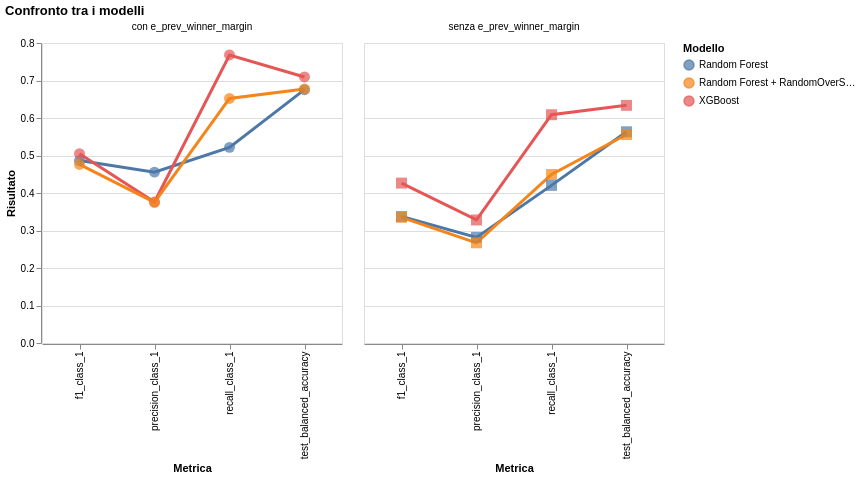

Vega-Lite specification for this chart:
### Vega-Lite specification from a JSON file in a GitHub repository (floating-point values rounded to 4 significant figures)
{"usermeta": {"embedOptions": {"theme": "fivethirtyeight"}}, "config": {"view": {"continuousWidth": 300, "continuousHeight": 300}}, "data": {"name": "data-de56f5fbc27bbbcb8915bfe5f411cd9f"}, "facet": {"column": {"field": "feature_set_label", "title": "", "type": "nominal"}}, "spec": {"layer": [{"mark": {"type": "line", "strokeWidth": 3}, "encoding": {"color": {"field": "classifier", "title": "Modello", "type": "nominal"}, "x": {"field": "metric", "title": "Metrica", "type": "nominal"}, "y": {"field": "value", "title": "Risultato", "type": "quantitative"}}, "transform": [{"filter": {"field": "metric", "oneOf": ["test_balanced_accuracy", "precision_class_1", "recall_class_1", "f1_class_1"]}}]}, {"mark": {"type": "point", "filled": true, "size": 120}, "encoding": {"color": {"field": "classifier", "title": "Modello", "type": "nominal"}, "shape": {"field": "feature_set_label", "legend": null, "type": "nominal"}, "x": {"field": "metric", "title": "Metrica", "type": "nominal"}, "y": {"field": "value", "title": "Risultato", "type": "quantitative"}}, "transform": [{"filter": {"field": "metric", "oneOf": ["test_balanced_accuracy", "precision_class_1", "recall_class_1", "f1_class_1"]}}]}], "width": 300}, "spacing": 20, "title": "Confronto tra i modelli", "$schema": "https://vega.github.io/schema/vega-lite/v5.20.1.json", "datasets": {"data-de56f5fbc27bbbcb8915bfe5f411cd9f": [{"feature_set": "with_e_prev_winner_margin", "classifier": "Random Forest", "metric": "cv_balanced_accuracy", "value": 0.784, "feature_set_label": "con e_prev_winner_margin"}, {"feature_set": "with_e_prev_winner_margin", "classifier": "XGBoost", "metric": "cv_balanced_accuracy", "value": 0.807, "feature_set_label": "con e_prev_winner_margin"}, {"feature_set": "with_e_prev_winner_margin", "classifier": "Random Forest + RandomOverSampler", "metric": "cv_balanced_accuracy", "value": 0.787, "feature_set_label": "con e_prev_winner_margin"}, {"feature_set": "without_e_prev_winner_margin", "classifier": "Random Forest", "metric": "cv_balanced_accuracy", "value": 0.761, "feature_set_label": "senza e_prev_winner_margin"}, {"feature_set": "without_e_prev_winner_margin", "classifier": "XGBoost", "metric": "cv_balanced_accuracy", "value": null, "feature_set_label": "senza e_prev_winner_margin"}, {"feature_set": "without_e_prev_winner_margin", "classifier": "Random Forest + RandomOverSampler", "metric": "cv_balanced_accuracy", "value": 0.784, "feature_set_label": "senza e_prev_winner_margin"}, {"feature_set": "with_e_prev_winner_margin", "classifier": "Random Forest", "metric": "test_balanced_accuracy", "value": 0.6756, "feature_set_label": "con e_prev_winner_margin"}, {"feature_set": "with_e_prev_winner_margin", "classifier": "XGBoost", "metric": "test_balanced_accuracy", "value": 0.7095, "feature_set_label": "con e_prev_winner_margin"}, {"feature_set": "with_e_prev_winner_margin", "classifier": "Random Forest + RandomOverSampler", "metric": "test_balanced_accuracy", "value": 0.6773, "feature_set_label": "con e_prev_winner_margin"}, {"feature_set": "without_e_prev_winner_margin", "classifier": "Random Forest", "metric": "test_balanced_accuracy", "value": 0.5633, "feature_set_label": "senza e_prev_winner_margin"}, {"feature_set": "without_e_prev_winner_margin", "classifier": "XGBoost", "metric": "test_balanced_accuracy", "value": 0.6337, "feature_set_label": "senza e_prev_winner_margin"}, {"feature_set": "without_e_prev_winner_margin", "classifier": "Random Forest + RandomOverSampler", "metric": "test_balanced_accuracy", "value": 0.556, "feature_set_label": "senza e_prev_winner_margin"}, {"feature_set": "with_e_prev_winner_margin", "classifier": "Random Forest", "metric": "accuracy", "value": 0.7632, "feature_set_label": "con e_prev_winner_margin"}, {"feature_set": "with_e_prev_winner_margin", "classifier": "XGBoost", "metric": "accuracy", "value": 0.676, "feature_set_label": "con e_prev_winner_margin"}, {"feature_set": "with_e_prev_winner_margin", "classifier": "Random Forest + RandomOverSampler", "metric": "accuracy", "value": 0.6916, "feature_set_label": "con e_prev_winner_margin"}, {"feature_set": "without_e_prev_winner_margin", "classifier": "Random Forest", "metric": "accuracy", "value": 0.6449, "feature_set_label": "senza e_prev_winner_margin"}, {"feature_set": "without_e_prev_winner_margin", "classifier": "XGBoost", "metric": "accuracy", "value": 0.648, "feature_set_label": "senza e_prev_winner_margin"}, {"feature_set": "without_e_prev_winner_margin", "classifier": "Random Forest + RandomOverSampler", "metric": "accuracy", "value": 0.6168, "feature_set_label": "senza e_prev_winner_margin"}, {"feature_set": "with_e_prev_winner_margin", "classifier": "Random Forest", "metric": "precision_class_0", "value": 0.8636, "feature_set_label": "con e_prev_winner_margin"}, {"feature_set": "with_e_prev_winner_margin", "classifier": "XGBoost", "metric": "precision_class_0", "value": 0.9111, "feature_set_label": "con e_prev_winner_margin"}, {"feature_set": "with_e_prev_winner_margin", "classifier": "Random Forest + RandomOverSampler", "metric": "precision_class_0", "value": 0.8806, "feature_set_label": "con e_prev_winner_margin"}, {"feature_set": "without_e_prev_winner_margin", "classifier": "Random Forest", "metric": "precision_class_0", "value": 0.8165, "feature_set_label": "senza e_prev_winner_margin"}, {"feature_set": "without_e_prev_winner_margin", "classifier": "XGBoost", "metric": "precision_class_0", "value": 0.8601, "feature_set_label": "senza e_prev_winner_margin"}, {"feature_set": "without_e_prev_winner_margin", "classifier": "Random Forest + RandomOverSampler", "metric": "precision_class_0", "value": 0.8146, "feature_set_label": "senza e_prev_winner_margin"}, {"feature_set": "with_e_prev_winner_margin", "classifier": "Random Forest", "metric": "recall_class_0", "value": 0.8294, "feature_set_label": "con e_prev_winner_margin"}, {"feature_set": "with_e_prev_winner_margin", "classifier": "XGBoost", "metric": "recall_class_0", "value": 0.6508, "feature_set_label": "con e_prev_winner_margin"}, {"feature_set": "with_e_prev_winner_margin", "classifier": "Random Forest + RandomOverSampler", "metric": "recall_class_0", "value": 0.7024, "feature_set_label": "con e_prev_winner_margin"}, {"feature_set": "without_e_prev_winner_margin", "classifier": "Random Forest", "metric": "recall_class_0", "value": 0.7063, "feature_set_label": "senza e_prev_winner_margin"}, {"feature_set": "without_e_prev_winner_margin", "classifier": "XGBoost", "metric": "recall_class_0", "value": 0.6587, "feature_set_label": "senza e_prev_winner_margin"}, {"feature_set": "without_e_prev_winner_margin", "classifier": "Random Forest + RandomOverSampler", "metric": "recall_class_0", "value": 0.6627, "feature_set_label": "senza e_prev_winner_margin"}, {"feature_set": "with_e_prev_winner_margin", "classifier": "Random Forest", "metric": "f1_class_0", "value": 0.8462, "feature_set_label": "con e_prev_winner_margin"}, {"feature_set": "with_e_prev_winner_margin", "classifier": "XGBoost", "metric": "f1_class_0", "value": 0.7593, "feature_set_label": "con e_prev_winner_margin"}, {"feature_set": "with_e_prev_winner_margin", "classifier": "Random Forest + RandomOverSampler", "metric": "f1_class_0", "value": 0.7815, "feature_set_label": "con e_prev_winner_margin"}, {"feature_set": "without_e_prev_winner_margin", "classifier": "Random Forest", "metric": "f1_class_0", "value": 0.7574, "feature_set_label": "senza e_prev_winner_margin"}, {"feature_set": "without_e_prev_winner_margin", "classifier": "XGBoost", "metric": "f1_class_0", "value": 0.7461, "feature_set_label": "senza e_prev_winner_margin"}, {"feature_set": "without_e_prev_winner_margin", "classifier": "Random Forest + RandomOverSampler", "metric": "f1_class_0", "value": 0.7309, "feature_set_label": "senza e_prev_winner_margin"}, {"feature_set": "with_e_prev_winner_margin", "classifier": "Random Forest", "metric": "precision_class_1", "value": 0.4557, "feature_set_label": "con e_prev_winner_margin"}, {"feature_set": "with_e_prev_winner_margin", "classifier": "XGBoost", "metric": "precision_class_1", "value": 0.3759, "feature_set_label": "con e_prev_winner_margin"}, {"feature_set": "with_e_prev_winner_margin", "classifier": "Random Forest + RandomOverSampler", "metric": "precision_class_1", "value": 0.375, "feature_set_label": "con e_prev_winner_margin"}, {"feature_set": "without_e_prev_winner_margin", "classifier": "Random Forest", "metric": "precision_class_1", "value": 0.2816, "feature_set_label": "senza e_prev_winner_margin"}, {"feature_set": "without_e_prev_winner_margin", "classifier": "XGBoost", "metric": "precision_class_1", "value": 0.3281, "feature_set_label": "senza e_prev_winner_margin"}, {"feature_set": "without_e_prev_winner_margin", "classifier": "Random Forest + RandomOverSampler", "metric": "precision_class_1", "value": 0.2672, "feature_set_label": "senza e_prev_winner_margin"}, {"feature_set": "with_e_prev_winner_margin", "classifier": "Random Forest", "metric": "recall_class_1", "value": 0.5217, "feature_set_label": "con e_prev_winner_margin"}, {"feature_set": "with_e_prev_winner_margin", "classifier": "XGBoost", "metric": "recall_class_1", "value": 0.7681, "feature_set_label": "con e_prev_winner_margin"}, {"feature_set": "with_e_prev_winner_margin", "classifier": "Random Forest + RandomOverSampler", "metric": "recall_class_1", "value": 0.6522, "feature_set_label": "con e_prev_winner_margin"}, {"feature_set": "without_e_prev_winner_margin", "classifier": "Random Forest", "metric": "recall_class_1", "value": 0.4203, "feature_set_label": "senza e_prev_winner_margin"}, {"feature_set": "without_e_prev_winner_margin", "classifier": "XGBoost", "metric": "recall_class_1", "value": 0.6087, "feature_set_label": "senza e_prev_winner_margin"}, {"feature_set": "without_e_prev_winner_margin", "classifier": "Random Forest + RandomOverSampler", "metric": "recall_class_1", "value": 0.4493, "feature_set_label": "senza e_prev_winner_margin"}, {"feature_set": "with_e_prev_winner_margin", "classifier": "Random Forest", "metric": "f1_class_1", "value": 0.4865, "feature_set_label": "con e_prev_winner_margin"}, {"feature_set": "with_e_prev_winner_margin", "classifier": "XGBoost", "metric": "f1_class_1", "value": 0.5048, "feature_set_label": "con e_prev_winner_margin"}, {"feature_set": "with_e_prev_winner_margin", "classifier": "Random Forest + RandomOverSampler", "metric": "f1_class_1", "value": 0.4762, "feature_set_label": "con e_prev_winner_margin"}, {"feature_set": "without_e_prev_winner_margin", "classifier": "Random Forest", "metric": "f1_class_1", "value": 0.3372, "feature_set_label": "senza e_prev_winner_margin"}, {"feature_set": "without_e_prev_winner_margin", "classifier": "XGBoost", "metric": "f1_class_1", "value": 0.4264, "feature_set_label": "senza e_prev_winner_margin"}, {"feature_set": "without_e_prev_winner_margin", "classifier": "Random Forest + RandomOverSampler", "metric": "f1_class_1", "value": 0.3351, "feature_set_label": "senza e_prev_winner_margin"}, {"feature_set": "with_e_prev_winner_margin", "classifier": "Random Forest", "metric": "macro_precision", "value": 0.6597, "feature_set_label": "con e_prev_winner_margin"}, {"feature_set": "with_e_prev_winner_margin", "classifier": "XGBoost", "metric": "macro_precision", "value": 0.6435, "feature_set_label": "con e_prev_winner_margin"}, {"feature_set": "with_e_prev_winner_margin", "classifier": "Random Forest + RandomOverSampler", "metric": "macro_precision", "value": 0.6278, "feature_set_label": "con e_prev_winner_margin"}, {"feature_set": "without_e_prev_winner_margin", "classifier": "Random Forest", "metric": "macro_precision", "value": 0.549, "feature_set_label": "senza e_prev_winner_margin"}, {"feature_set": "without_e_prev_winner_margin", "classifier": "XGBoost", "metric": "macro_precision", "value": 0.5941, "feature_set_label": "senza e_prev_winner_margin"}, {"feature_set": "without_e_prev_winner_margin", "classifier": "Random Forest + RandomOverSampler", "metric": "macro_precision", "value": 0.5409, "feature_set_label": "senza e_prev_winner_margin"}, {"feature_set": "with_e_prev_winner_margin", "classifier": "Random Forest", "metric": "macro_recall", "value": 0.6756, "feature_set_label": "con e_prev_winner_margin"}, {"feature_set": "with_e_prev_winner_margin", "classifier": "XGBoost", "metric": "macro_recall", "value": 0.7095, "feature_set_label": "con e_prev_winner_margin"}, {"feature_set": "with_e_prev_winner_margin", "classifier": "Random Forest + RandomOverSampler", "metric": "macro_recall", "value": 0.6773, "feature_set_label": "con e_prev_winner_margin"}, {"feature_set": "without_e_prev_winner_margin", "classifier": "Random Forest", "metric": "macro_recall", "value": 0.5633, "feature_set_label": "senza e_prev_winner_margin"}, {"feature_set": "without_e_prev_winner_margin", "classifier": "XGBoost", "metric": "macro_recall", "value": 0.6337, "feature_set_label": "senza e_prev_winner_margin"}, {"feature_set": "without_e_prev_winner_margin", "classifier": "Random Forest + RandomOverSampler", "metric": "macro_recall", "value": 0.556, "feature_set_label": "senza e_prev_winner_margin"}, {"feature_set": "with_e_prev_winner_margin", "classifier": "Random Forest", "metric": "macro_f1", "value": 0.6663, "feature_set_label": "con e_prev_winner_margin"}, {"feature_set": "with_e_prev_winner_margin", "classifier": "XGBoost", "metric": "macro_f1", "value": 0.632, "feature_set_label": "con e_prev_winner_margin"}, {"feature_set": "with_e_prev_winner_margin", "classifier": "Random Forest + RandomOverSampler", "metric": "macro_f1", "value": 0.6288, "feature_set_label": "con e_prev_winner_margin"}, {"feature_set": "without_e_prev_winner_margin", "classifier": "Random Forest", "metric": "macro_f1", "value": 0.5473, "feature_set_label": "senza e_prev_winner_margin"}, {"feature_set": "without_e_prev_winner_margin", "classifier": "XGBoost", "metric": "macro_f1", "value": 0.5862, "feature_set_label": "senza e_prev_winner_margin"}, {"feature_set": "without_e_prev_winner_margin", "classifier": "Random Forest + RandomOverSampler", "metric": "macro_f1", "value": 0.533, "feature_set_label": "senza e_prev_winner_margin"}, {"feature_set": "with_e_prev_winner_margin", "classifier": "Random Forest", "metric": "support_class_0", "value": 252.0, "feature_set_label": "con e_prev_winner_margin"}, {"feature_set": "with_e_prev_winner_margin", "classifier": "XGBoost", "metric": "support_class_0", "value": 252.0, "feature_set_label": "con e_prev_winner_margin"}, {"feature_set": "with_e_prev_winner_margin", "classifier": "Random Forest + RandomOverSampler", "metric": "support_class_0", "value": 252.0, "feature_set_label": "con e_prev_winner_margin"}, {"feature_set": "without_e_prev_winner_margin", "classifier": "Random Forest", "metric": "support_class_0", "value": 252.0, "feature_set_label": "senza e_prev_winner_margin"}, {"feature_set": "without_e_prev_winner_margin", "classifier": "XGBoost", "metric": "support_class_0", "value": 252.0, "feature_set_label": "senza e_prev_winner_margin"}, {"feature_set": "without_e_prev_winner_margin", "classifier": "Random Forest + RandomOverSampler", "metric": "support_class_0", "value": 252.0, "feature_set_label": "senza e_prev_winner_margin"}, {"feature_set": "with_e_prev_winner_margin", "classifier": "Random Forest", "metric": "support_class_1", "value": 69.0, "feature_set_label": "con e_prev_winner_margin"}, {"feature_set": "with_e_prev_winner_margin", "classifier": "XGBoost", "metric": "support_class_1", "value": 69.0, "feature_set_label": "con e_prev_winner_margin"}, {"feature_set": "with_e_prev_winner_margin", "classifier": "Random Forest + RandomOverSampler", "metric": "support_class_1", "value": 69.0, "feature_set_label": "con e_prev_winner_margin"}, {"feature_set": "without_e_prev_winner_margin", "classifier": "Random Forest", "metric": "support_class_1", "value": 69.0, "feature_set_label": "senza e_prev_winner_margin"}, {"feature_set": "without_e_prev_winner_margin", "classifier": "XGBoost", "metric": "support_class_1", "value": 69.0, "feature_set_label": "senza e_prev_winner_margin"}, {"feature_set": "without_e_prev_winner_margin", "classifier": "Random Forest + RandomOverSampler", "metric": "support_class_1", "value": 69.0, "feature_set_label": "senza e_prev_winner_margin"}]}}
